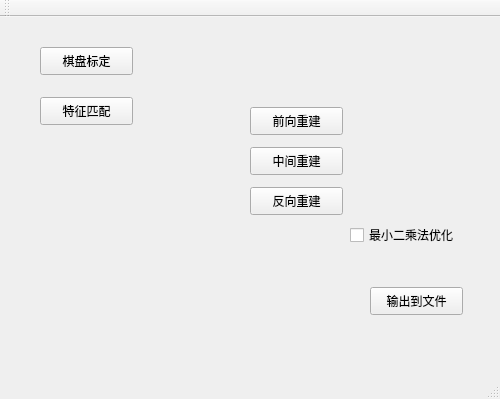
<?xml version="1.0" encoding="UTF-8"?>
<ui version="4.0">
 <class>MainWindow</class>
 <widget class="QMainWindow" name="MainWindow">
  <property name="geometry">
   <rect>
    <x>0</x>
    <y>0</y>
    <width>500</width>
    <height>399</height>
   </rect>
  </property>
  <property name="windowTitle">
   <string>MainWindow</string>
  </property>
  <widget class="QWidget" name="centralWidget">
   <widget class="QPushButton" name="pushButton">
    <property name="geometry">
     <rect>
      <x>40</x>
      <y>30</y>
      <width>93</width>
      <height>28</height>
     </rect>
    </property>
    <property name="text">
     <string>棋盘标定</string>
    </property>
   </widget>
   <widget class="QPushButton" name="pushButton_2">
    <property name="geometry">
     <rect>
      <x>40</x>
      <y>80</y>
      <width>93</width>
      <height>28</height>
     </rect>
    </property>
    <property name="text">
     <string>特征匹配</string>
    </property>
   </widget>
   <widget class="QPushButton" name="pushButton_3">
    <property name="geometry">
     <rect>
      <x>370</x>
      <y>270</y>
      <width>93</width>
      <height>28</height>
     </rect>
    </property>
    <property name="text">
     <string>输出到文件</string>
    </property>
   </widget>
   <widget class="QPushButton" name="pushButton_4">
    <property name="geometry">
     <rect>
      <x>250</x>
      <y>90</y>
      <width>93</width>
      <height>28</height>
     </rect>
    </property>
    <property name="text">
     <string>前向重建</string>
    </property>
   </widget>
   <widget class="QPushButton" name="pushButton_5">
    <property name="geometry">
     <rect>
      <x>250</x>
      <y>130</y>
      <width>93</width>
      <height>28</height>
     </rect>
    </property>
    <property name="text">
     <string>中间重建</string>
    </property>
   </widget>
   <widget class="QPushButton" name="pushButton_6">
    <property name="geometry">
     <rect>
      <x>250</x>
      <y>170</y>
      <width>93</width>
      <height>28</height>
     </rect>
    </property>
    <property name="text">
     <string>反向重建</string>
    </property>
   </widget>
   <widget class="QCheckBox" name="checkBox">
    <property name="geometry">
     <rect>
      <x>350</x>
      <y>210</y>
      <width>131</width>
      <height>16</height>
     </rect>
    </property>
    <property name="text">
     <string>最小二乘法优化</string>
    </property>
   </widget>
  </widget>
  <widget class="QMenuBar" name="menuBar">
   <property name="geometry">
    <rect>
     <x>0</x>
     <y>0</y>
     <width>500</width>
     <height>26</height>
    </rect>
   </property>
  </widget>
  <widget class="QToolBar" name="mainToolBar">
   <attribute name="toolBarArea">
    <enum>TopToolBarArea</enum>
   </attribute>
   <attribute name="toolBarBreak">
    <bool>false</bool>
   </attribute>
  </widget>
  <widget class="QStatusBar" name="statusBar"/>
 </widget>
 <layoutdefault spacing="6" margin="11"/>
 <resources/>
 <connections/>
</ui>
